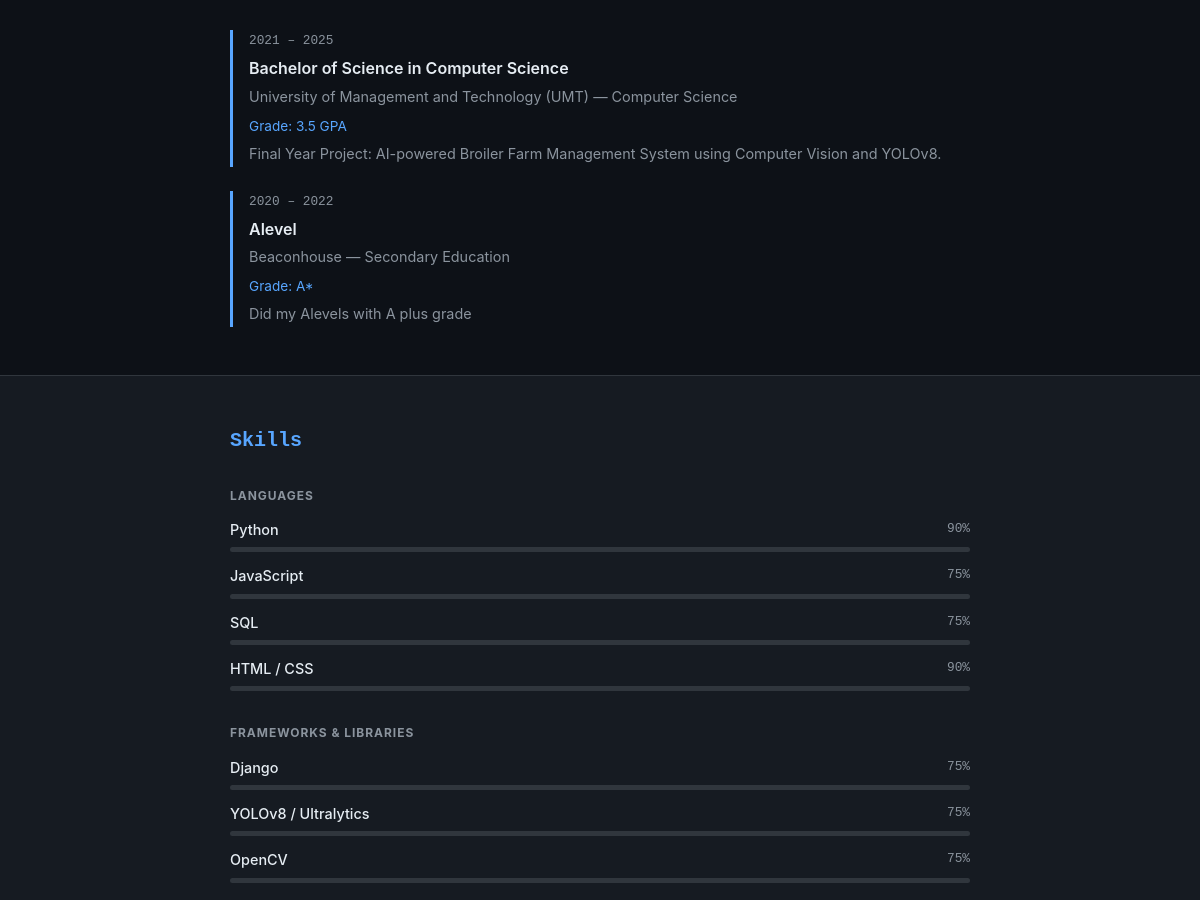
Before: / (middle part) with the older database file.
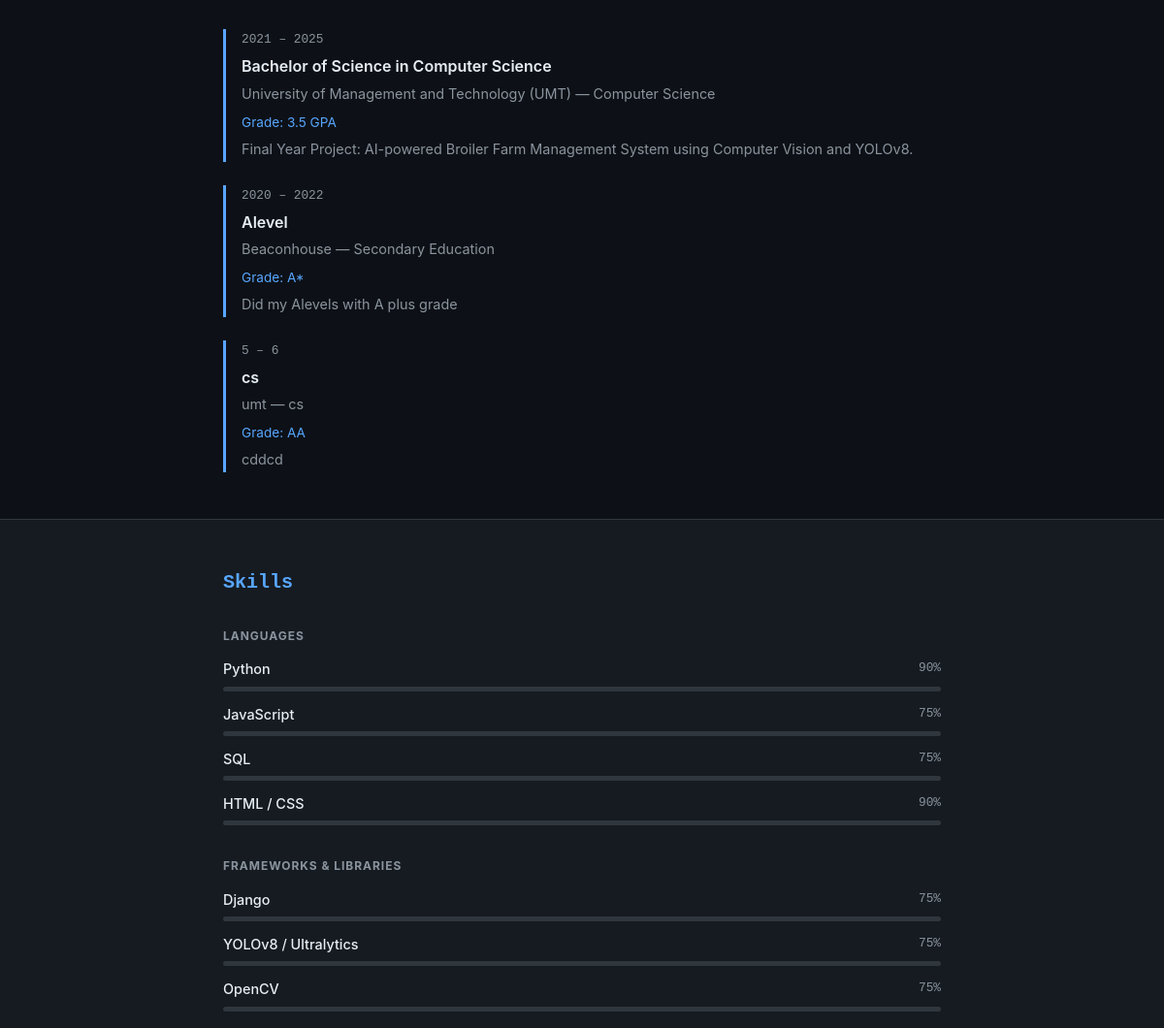
After: the same page with the newer database file.
### education/models.py (models this page shows, shortened)
class Education(models.Model):
    degree = models.CharField(max_length=200)
    institution = models.CharField(max_length=200)
    field_of_study = models.CharField(max_length=200)
    start_year = models.IntegerField()
    end_year = models.IntegerField(null=True, blank=True, help_text='Leave blank if currently enrolled')
    grade = models.CharField(max_length=50, blank=True, help_text='e.g. 3.8 GPA or First Class Honours')
    description = models.TextField(blank=True)
    class Meta:
        ordering = ['-start_year']
        verbose_name = 'Education'
        verbose_name_plural = 'Education'
    @property
    def duration(self):
        end = self.end_year if self.end_year else 'Present'
        return f'{self.start_year} – {end}'

### skills/models.py (models this page shows, shortened)
class SkillCategory(models.Model):
    name = models.CharField(max_length=100, help_text='e.g. Languages, Frameworks, Tools')
    order = models.PositiveIntegerField(default=0)
    class Meta:
        ordering = ['order']
        verbose_name = 'Skill Category'
        verbose_name_plural = 'Skill Categories'

class Skill(models.Model):
    PROFICIENCY_CHOICES = [
        (25, 'Beginner'),
        (50, 'Intermediate'),
        (75, 'Advanced'),
        (90, 'Expert'),
    ]
    category = models.ForeignKey(SkillCategory, on_delete=models.CASCADE, related_name='skills')
    name = models.CharField(max_length=100)
    proficiency = models.IntegerField(choices=PROFICIENCY_CHOICES, default=75)
    order = models.PositiveIntegerField(default=0)
    class Meta:
        ordering = ['order', 'name']
        verbose_name = 'Skill'
        verbose_name_plural = 'Skills'

### bio/views.py (the view)
# urls.py: path('', views.portfolio, name='portfolio'),
def portfolio(request):
    bio = Bio.objects.first()
    educations = Education.objects.all().order_by('-start_year')
    skill_categories = SkillCategory.objects.all()
    experiences = Experience.objects.all().order_by('-start_date')
    projects = Project.objects.all().order_by('-created_at')
    context = {
        'bio': bio,
        'educations': educations,
        'skill_categories': skill_categories,
        'experiences': experiences,
        'projects': projects,
    }
    return render(request, 'portfolio.html', context)

### experience/models.py (called while the page is built)
    @property
    def duration(self):
        end = self.end_date.strftime('%b %Y') if self.end_date else 'Present'
        return f'{self.start_date.strftime("%b %Y")} – {end}'

    @property
    def tech_list(self):
        return [t.strip() for t in self.tech_stack.split(',') if t.strip()]

### templates/portfolio.html (shortened to what this page needs)
{% load static %}
<!DOCTYPE html>
<html lang="en">
<head>
  <link rel="stylesheet" href="{% static 'css/style.css' %}">
</head>
<body>
  <section class="section" id="education">
    <div class="container">
      <div class="timeline">
        {% for edu in educations %}
          <div class="timeline__item">
            <span class="timeline__date">{{ edu.duration }}</span>
            <h3 class="timeline__heading">{{ edu.degree }}</h3>
            <p class="timeline__sub">{{ edu.institution }} — {{ edu.field_of_study }}</p>
            {% if edu.grade %}<p class="timeline__grade">Grade: {{ edu.grade }}</p>{% endif %}
            {% if edu.description %}<p class="timeline__body">{{ edu.description }}</p>{% endif %}
          </div>
        {% empty %}
          <p class="empty-state">No education entries yet. <a href="/admin/">Add via admin</a>.</p>
        {% endfor %}
      </div>
    </div>
  </section>
  <section class="section section--alt" id="skills">
    <div class="container">
      <h2 class="section__title">Skills</h2>
      {% for category in skill_categories %}
        <div class="skills-group">
          <h3 class="skills-group__label">{{ category.name }}</h3>
          <div class="skills-list">
            {% for skill in category.skills.all %}
              <div class="skill-row">
                <div class="skill-row__top">
                  <span class="skill-row__name">{{ skill.name }}</span>
                  <span class="skill-row__pct">{{ skill.proficiency }}%</span>
                </div>
                <div class="skill-bar">
                </div>
              </div>
            {% endfor %}
          </div>
        </div>
      {% empty %}
        <p class="empty-state">No skills yet. <a href="/admin/">Add via admin</a>.</p>
      {% endfor %}
    </div>
  </section>
</body>
</html>

### static/css/style.css (style rules this page uses)
*, *::before, *::after { box-sizing: border-box; margin: 0; padding: 0; }
:root { --bg: #0d1117; --bg-alt: #161b22; --text: #e6edf3; --muted: #8b949e; --accent: #58a6ff; --border: #30363d; --radius: 6px; --max-w: 780px; }
html { scroll-behavior: smooth; }
body { background: var(--bg); color: var(--text); font-family: -apple-system, BlinkMacSystemFont, 'Segoe UI', Roboto, sans-serif; font-size: 16px; line-height: 1.7; }
.container { max-width: var(--max-w); margin: 0 auto; padding: 0 1.25rem; }
.section { padding: 3rem 0; border-bottom: 1px solid var(--border); }
.section--alt { background: var(--bg-alt); }
.section__title { font-size: 1.25rem; font-weight: 700; margin-bottom: 1.75rem; color: var(--accent); font-family: 'Courier New', monospace; }
.timeline { display: flex; flex-direction: column; gap: 1.5rem; }
.timeline__item { padding-left: 1rem; border-left: 3px solid var(--accent); }
.timeline__date { display: block; font-size: 0.8rem; color: var(--muted); margin-bottom: 0.2rem; font-family: 'Courier New', monospace; }
.timeline__heading { font-size: 1rem; font-weight: 600; margin-bottom: 0.15rem; }
.timeline__sub { font-size: 0.9rem; color: var(--muted); margin-bottom: 0.35rem; }
.timeline__grade { font-size: 0.85rem; color: var(--accent); margin-bottom: 0.25rem; }
.timeline__body { font-size: 0.9rem; color: var(--muted); }
.skills-group { margin-bottom: 2rem; }
.skills-group__label { font-size: 0.75rem; font-weight: 700; text-transform: uppercase; letter-spacing: 0.08em; color: var(--muted); margin-bottom: 0.75rem; }
.skills-list { display: flex; flex-direction: column; gap: 0.75rem; }
.skill-row__top { display: flex; justify-content: space-between; margin-bottom: 0.3rem; font-size: 0.9rem; }
.skill-row__name { font-weight: 500; }
.skill-row__pct { font-family: 'Courier New', monospace; font-size: 0.8rem; color: var(--muted); }
.skill-bar { height: 5px; background: var(--border); border-radius: 3px; overflow: hidden; }

Changed rows visible on the page:
added Education: duration "5 – 6", degree "cs", institution "umt", field_of_study "cs", grade "AA", description "cddcd"
